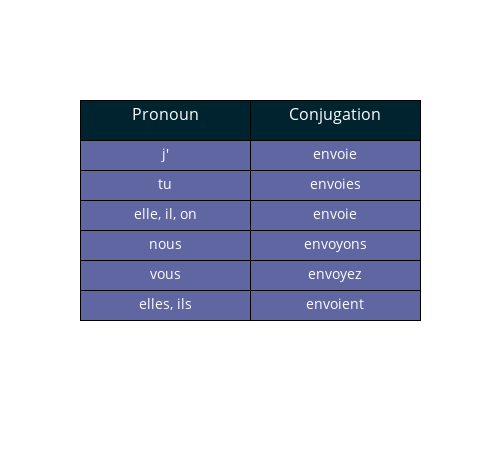

Source (notebook cell):
### Markdown cell above
## 1. Exceptions to the regular er verbs

French is filled with exceptions, which makes it a bit of a difficult language to master as one has to basically dedicate the exceptions to memory. An exception for a verb means that it is not (maybe just partially) conjugating using the endings given above. Most exceptions arise in an alteration of the stem of the verb.

Thankfully there are not many exceptions for the **er** verbs.  Here are three notable ones:

## 1a. The  "-oyer" and "-uyer" exceptions:

For verbs like "envoyer" (to send) or "ennuyer" (to annoy) the stem changes the "y" to an "i" for all pronouns except nous and vous:

### Code cell
french = ["j'",'tu','elle, il, on','nous','vous','elles, ils']
envoyer_conjug = ['envoie', 'envoies','envoie','envoyons','envoyez','envoient']

trace0 = go.Table(
  columnorder = [1,2,3],
  columnwidth = [10,10],
  header = dict(
    values = ['Pronoun','Conjugation'],
    line = dict(color = 'rgb(0,0,0)'),
    fill = dict(color = 'rgb(0,35,48)'),
    align = ['center','center'],
    font = dict(color = 'white', size = 16),
    height = 40
  ),
  cells = dict(
    values = [french,envoyer_conjug],
    line = dict(color = 'black'),
    fill = dict(color = 'rgb(95,102,161)'),
    align = ['center', 'center'],
    font = dict(color = 'white', size = 14),
    height = 30
    )
)
layout = dict(width=500, height=450)

data = [trace0]
fig = dict(data = data, layout = layout)

iplot(fig)

### Figure 1 — Plotly figure (JSON) as saved in the notebook; plotly's stock layout.template omitted (floating-point values rounded to 4 significant figures)
{"data": [{"cells": {"align": ["center", "center"], "fill": {"color": "rgb(95,102,161)"}, "font": {"color": "white", "size": 14}, "height": 30, "line": {"color": "black"}, "values": [["j'", "tu", "elle, il, on", "nous", "vous", "elles, ils"], ["envoie", "envoies", "envoie", "envoyons", "envoyez", "envoient"]]}, "columnorder": [1, 2, 3], "columnwidth": [10, 10], "header": {"align": ["center", "center"], "fill": {"color": "rgb(0,35,48)"}, "font": {"color": "white", "size": 16}, "height": 40, "line": {"color": "rgb(0,0,0)"}, "values": ["Pronoun", "Conjugation"]}, "type": "table"}], "layout": {"height": 450, "width": 500}}
